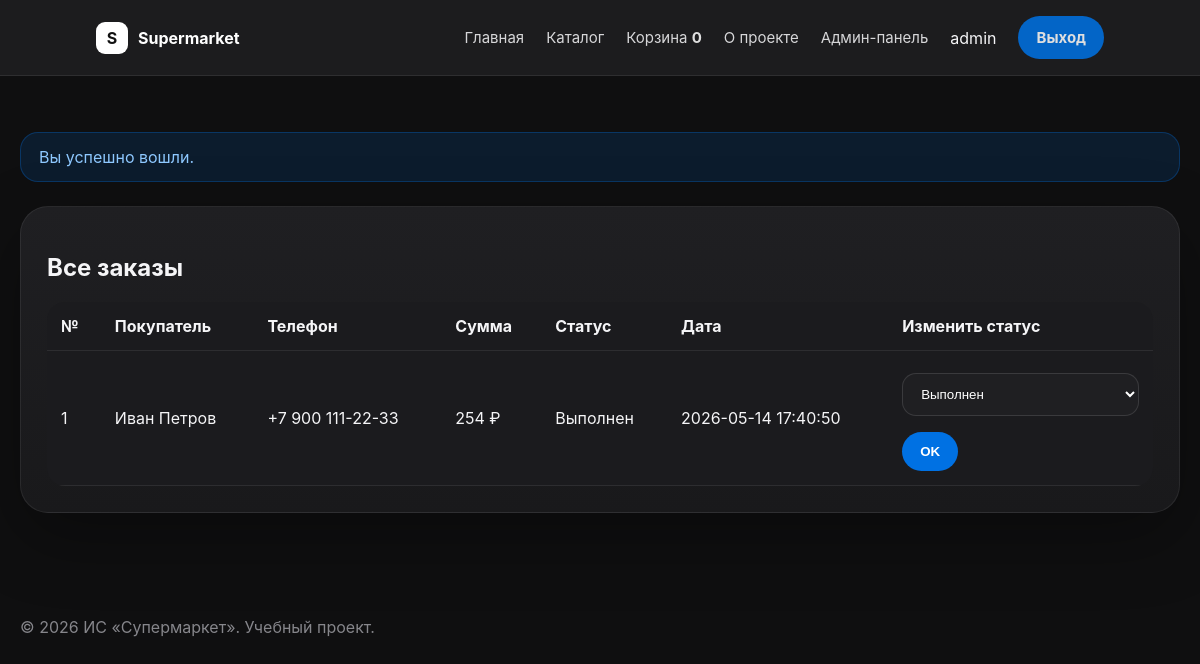
Page /index.php?page=admin_orders (signed in) on the earlier database version.
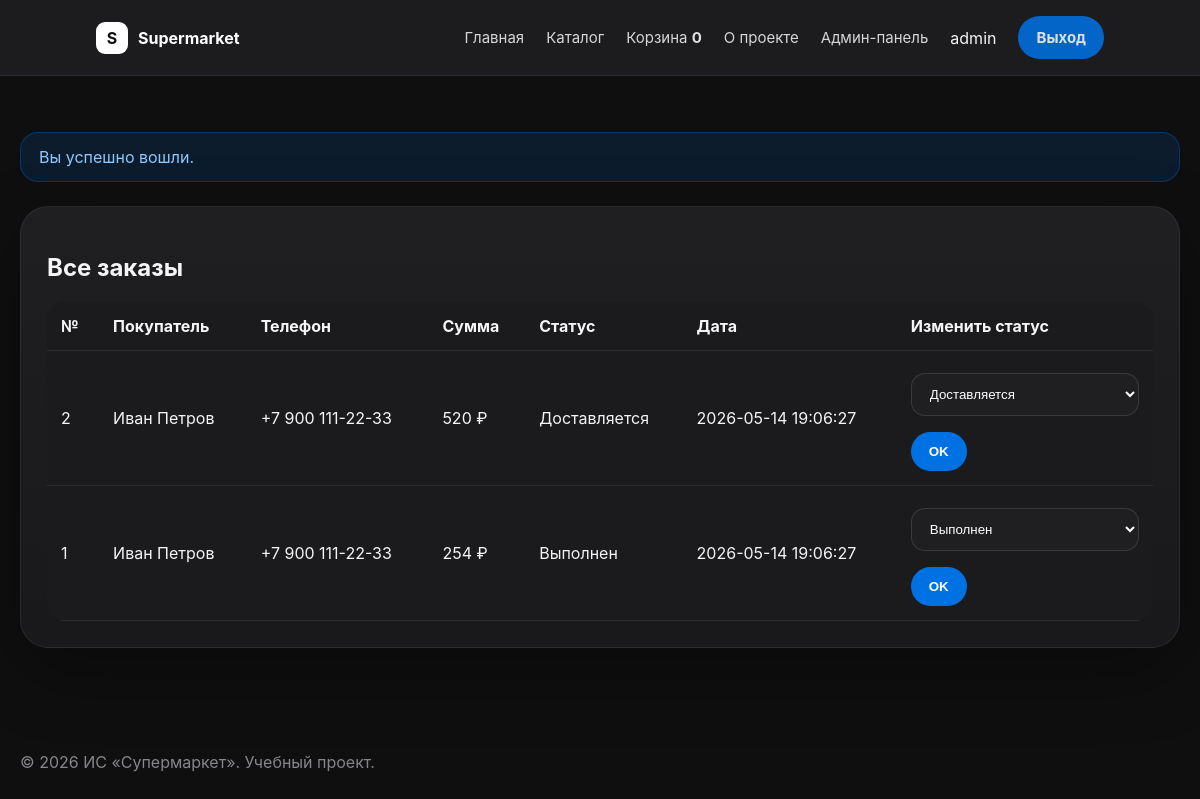
Same page on the later database version.
### tables this page shows
CREATE TABLE `orders` (
  `id` int(11) NOT NULL,
  `user_id` int(11) DEFAULT NULL,
  `customer_name` varchar(120) NOT NULL,
  `phone` varchar(30) NOT NULL,
  `email` varchar(120) NOT NULL,
  `address` text NOT NULL,
  `total` decimal(10,2) NOT NULL,
  `status` enum('new','processing','delivery','completed','cancelled') NOT NULL DEFAULT 'new',
  `created_at` timestamp NOT NULL DEFAULT current_timestamp()
);

### src/Router/Router.php (called while the page is built, shortened)
<?php
class Router
{
    public function route(string $page): string
    {
        switch ($page) {
            case 'admin_orders':
                return (new AdminController())->orders();
        }
    }
}

### src/Controllers/AdminController.php (the view, shortened to what this page needs)
<?php
class AdminController
{
    public function orders(): string
    {
        $pdo = Config::getPDO();
        $orders = $pdo->query("SELECT * FROM orders ORDER BY id DESC")->fetchAll();
        $content = "<section class='panel'><h1>Все заказы</h1><div class='table-wrap'><table>";
        $content .= "<tr><th>№</th><th>Покупатель</th><th>Телефон</th><th>Сумма</th><th>Статус</th><th>Дата</th><th>Изменить статус</th></tr>";
        foreach ($orders as $order) {
            $sum = number_format((float)$order['total'], 0, '.', ' ');
            $status = $this->statusName($order['status']);
            $id = (int)$order['id'];
            $content .= "
                <tr>
                    <td>{$id}</td>
                    <td>" . BaseTemplate::escape($order['customer_name']) . "</td>
                    <td>" . BaseTemplate::escape($order['phone']) . "</td>
                    <td>{$sum} ₽</td>
                    <td>{$status}</td>
                    <td>{$order['created_at']}</td>
                    <td>
                        <form method='post' action='/supermarket/index.php?page=admin_order_status&id={$id}' class='inline-form'>
                            <select name='status'>
                                {$this->statusOptions($order['status'])}
                            </select>
                            <button class='small-btn'>OK</button>
                        </form>
                    </td>
                </tr>
            ";
        }
        $content .= "</table></div></section>";
        return BaseTemplate::render('Все заказы', $content);
    }
    private function statusName(string $status): string
    {
        $names = [
            'new' => 'Новый',
            'processing' => 'В обработке',
            'delivery' => 'Доставляется',
            'completed' => 'Выполнен',
            'cancelled' => 'Отменён'
        ];
        return $names[$status] ?? $status;
    }
    private function statusOptions(string $current): string
    {
        $statuses = [
            'new' => 'Новый',
            'processing' => 'В обработке',
            'delivery' => 'Доставляется',
            'completed' => 'Выполнен',
            'cancelled' => 'Отменён'
        ];
        $html = '';
        foreach ($statuses as $value => $name) {
            $selected = $value === $current ? 'selected' : '';
            $html .= "<option value='{$value}' {$selected}>{$name}</option>";
        }
        return $html;
    }
}

Differences in the rows shown:
added orders: id "2", customer_name "Иван Петров", phone "+7 900 111-22-33", total "520", status "Доставляется", created_at "2026-05-14 19:06:27"
changed orders "Выполнен": created_at "2026-05-14 17:40:50" → "2026-05-14 19:06:27"
